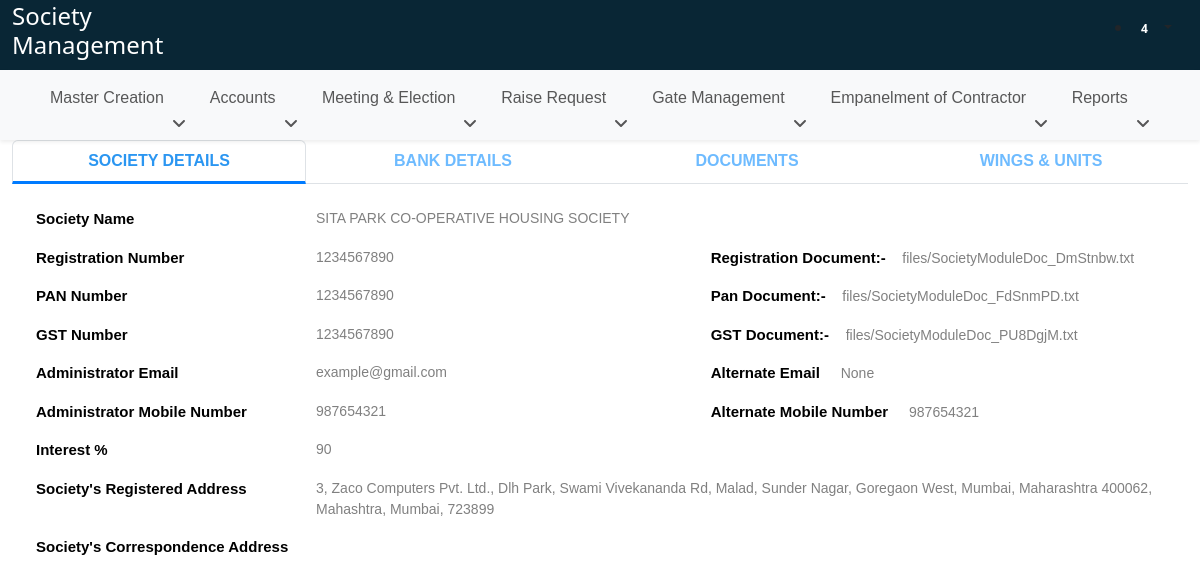
Before: /society-details-view/ with the older database file.
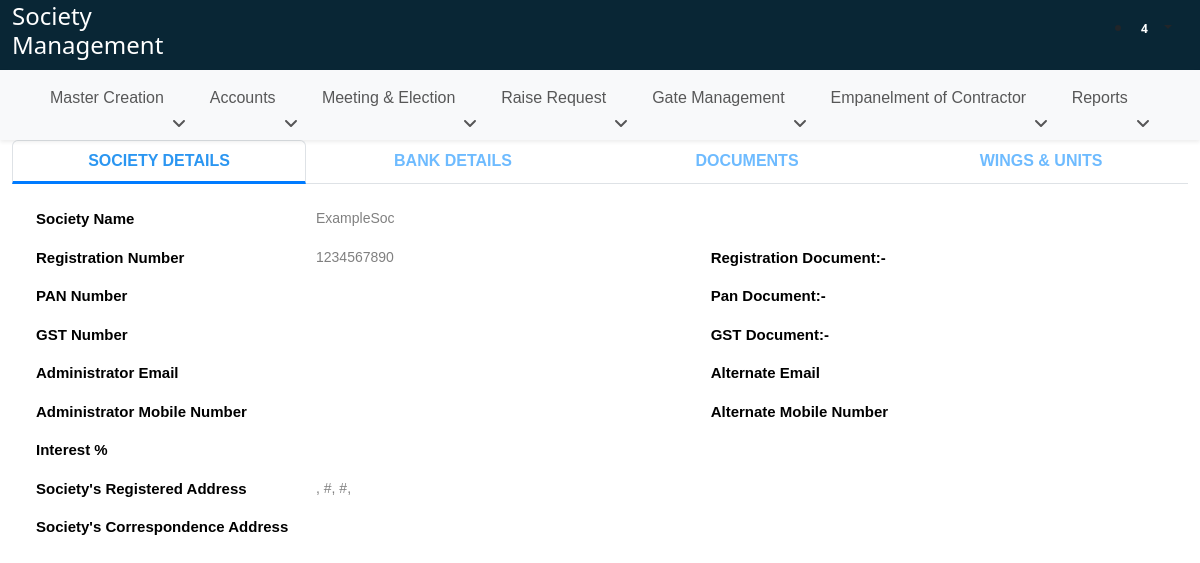
After: the same page with the newer database file.
### Society/models.py (models this page shows)
class SocietyCreation(models.Model):
    society_name = models.CharField(max_length=200)
    admin_email = models.EmailField(null=True, blank=True)
    alternate_email = models.EmailField(null=True, blank=True)
    admin_mobile_number = models.CharField(max_length=10, null=True, blank=True)
    alternate_mobile_number = models.CharField(max_length=10, null=True, blank=True)
    registration_number = models.CharField(max_length=200, null=True, blank=True)
    registration_doc = models.FileField(upload_to='files/', null=True, blank=True)
    pan_number = models.CharField(max_length=200, null=True, blank=True)
    pan_number_doc = models.FileField(upload_to='files/', null=True, blank=True)
    gst_number = models.CharField(max_length=200, null=True, blank=True)
    gst_number_doc = models.FileField(upload_to='files/', null=True, blank=True)
    interest = models.CharField(max_length=100, null=True, blank=True)
    society_reg_address = models.TextField(null=True, blank=True)
    society_city = models.CharField(max_length=100, null=True, blank=True)
    socity_state = models.CharField(max_length=100, null=True, blank=True)
    pin_code = models.CharField(max_length=100, null=True, blank=True)
    society_corr_reg_address = models.TextField(null=True, blank=True)
    society_corr_city = models.CharField(max_length=100, null=True, blank=True)
    socity_corr_state = models.CharField(max_length=100, null=True, blank=True)
    pin_corr_code = models.CharField(max_length=100, null=True, blank=True)
    completion_cert = models.FileField(upload_to='files/', null=True, blank=True)
    occupancy_cert = models.FileField(upload_to='files/', null=True, blank=True)
    deed_of_conveyance = models.FileField(upload_to='files/', null=True, blank=True)
    society_by_law = models.FileField(upload_to='files/', null=True, blank=True)
    soc_other_document = models.FileField(upload_to='files/', null=True, blank=True)
    soc_other_document_spec = models.CharField(max_length=100, null=True, blank=True)

### Society/views.py (the view)
# urls.py: path('society-details-view/', views.society_details_view, name="society_details_view"),
def society_details_view(request):
    soc_object = SocietyCreation.objects.all().values()
    soc_bank_object = SocietyBankCreation.objects.all().values()
    soc_other_document_object = SocietyDocumentCreation.objects.all().values()
    soc_document_object = SocietyCreation.objects.values("completion_cert", "occupancy_cert", "deed_of_conveyance", "society_by_law")
    soc_wing_flat_object = SocietyUnitFlatCreation.objects.all().values()
    wing = SocietyUnitFlatCreation.objects.all().values_list("unit", flat=True).distinct()
    wing_flat_list = []
    for w in wing:
        flats = list(SocietyUnitFlatCreation.objects.filter(unit=w).values_list("flat", flat=True))
        result_tuple = (w, flats)
        wing_flat_list.append(result_tuple)
        print("Result Tuple:", result_tuple)
    print("wing_flat_list==========", wing_flat_list)
    return render(request, "society_details_view.html", {
        "soc_object": soc_object, "soc_bank_object": soc_bank_object,
        "soc_other_document_object": soc_other_document_object,
        "soc_document_object": soc_document_object,
        "soc_wing_flat_object": soc_wing_flat_object,
        "wing_flat_list": wing_flat_list
        })

### templates/society_details_view.html (shortened to what the changed rows need)
{% extends 'base.html' %}
{% load static %}
{% block body %}
<div class="container-fluid">
    <div class="tab-content" id="myTabContent">
        <div class="tab-pane fade show active" id="home-tab-pane" role="tabpanel" aria-labelledby="home-tab"
            tabindex="0">
            <div class="row mt-3 p-2">
                {% for item in soc_object %}
                <div class="col-3">
                    <p class="ms-3 view-label">Society Name</p>
                </div>
                <div class="col-9">
                    <p class="view-inps">{{item.society_name}}</p>
                </div>
                <div class="col-3">
                    <p class="ms-3 view-label">Registration Number</p>
                </div>
                <div class="col-4">
                    <p class="view-inps">{{item.registration_number}}</p>
                </div>
                <div class="col-5">
                    <p class="view-label">Registration Document:-&nbsp;&nbsp;&nbsp; <span class="hovme view-inps">
                            {{item.registration_doc}}</span></p>
                </div>
                <div class="col-3">
                    <p class="ms-3 view-label">PAN Number</p>
                </div>
                <div class="col-4">
                    <p class="view-inps">{{item.pan_number}}</p>
                </div>
                <div class="col-5">
                    <p class="view-label">Pan Document:-&nbsp;&nbsp;&nbsp; <span class="hovme view-inps">
                            {{item.pan_number_doc}}</span></p>
                </div>
                <div class="col-3">
                    <p class="ms-3 view-label">GST Number</p>
                </div>
                <div class="col-4">
                    <p class="view-inps">{{item.gst_number}}</p>
                </div>
                <div class="col-5">
                    <p class="view-label">GST Document:-&nbsp;&nbsp;&nbsp; <span
                            class="hovme view-inps">{{item.gst_number_doc}}</span></p>
                </div>
                <div class="col-3">
                    <p class="ms-3 view-label">Administrator Email</p>
                </div>
                <div class="col-4">
                    <p class="view-inps">{{item.admin_email}}</p>
                </div>
                <div class="col-5">
                    <p class="view-label">Alternate Email &nbsp;&nbsp;&nbsp; <span
                            class="hovme view-inps">{{item.alternate_email}}</span></p>
                </div>
                <div class="col-3">
                    <p class="ms-3 view-label">Administrator Mobile Number</p>
                </div>
                <div class="col-4">
                    <p class="view-inps">{{item.admin_mobile_number}}</p>
                </div>
                <div class="col-5">
                    <p class="view-label">Alternate Mobile Number &nbsp;&nbsp;&nbsp; <span
                            class="hovme view-inps">{{item.alternate_mobile_number}}</span></p>
                </div>
                <div class="col-3">
                    <p class="ms-3 view-label">Interest %</p>
                </div>
                <div class="col-9">
                    <p class="view-inps">{{item.interest}}</p>
                </div>
                <div class="col-3">
                    <p class="ms-3 view-label">Society's Registered Address</p>
                </div>
                <div class="col-9">
                    <p class="view-inps">{{item.society_reg_address}}, {{item.socity_state}}, {{item.society_city}},
                        {{item.pin_code}}</p>
                </div>
                <div class="col-3">
                    <p class="ms-3 view-label">Society's Correspondence Address</p>
                </div>
                <div class="col-9">
                </div>
            </div>
            {% endfor %}
        </div>
    </div>
</div>
{% endblock body %}

Changed rows visible on the page:
removed SocietyCreation: society_name "SITA PARK CO-OPERATIVE HOUSING SOCIETY", registration_number "1234567890", registration_doc "files/SocietyModuleDoc_DmStnbw.txt", pan_number "1234567890", pan_number_doc "files/SocietyModuleDoc_FdSnmPD.txt", gst_number "1234567890", gst_number_doc "files/SocietyModuleDoc_PU8DgjM.txt", admin_email "example@gmail.com", alternate_email "None", admin_mobile_number "987654321", alternate_mobile_number "987654321", interest "90", society_reg_address "3, Zaco Computers Pvt. Ltd., Dlh Park, Swami Vivekananda Rd, Malad, Sunder Nagar, Goregaon West, Mumbai, Maharashtra 400062", socity_state "Mahashtra", society_city "Mumbai", pin_code "723899"
added SocietyCreation: society_name "ExampleSoc", registration_number "1234567890", socity_state "#", society_city "#"
